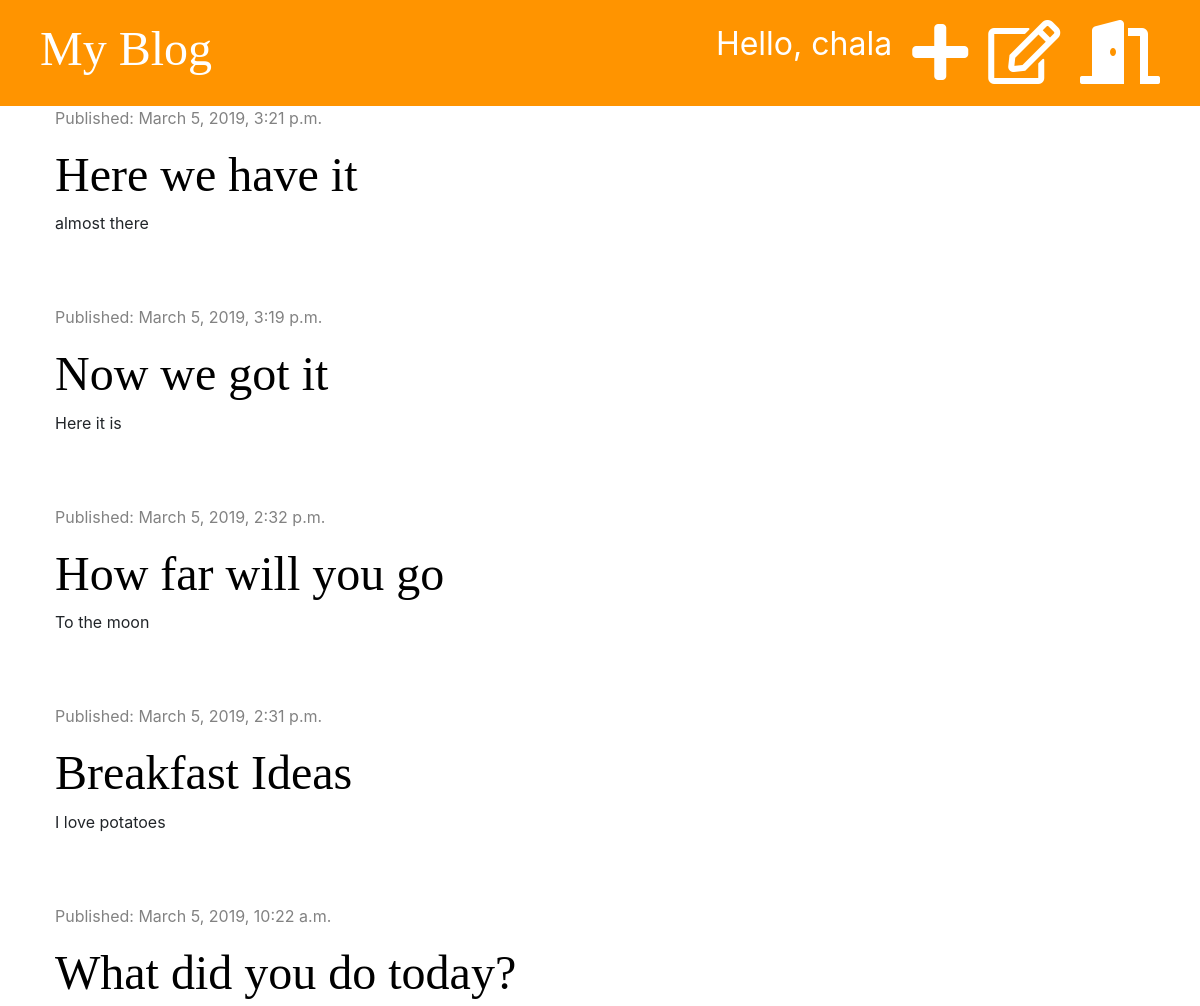
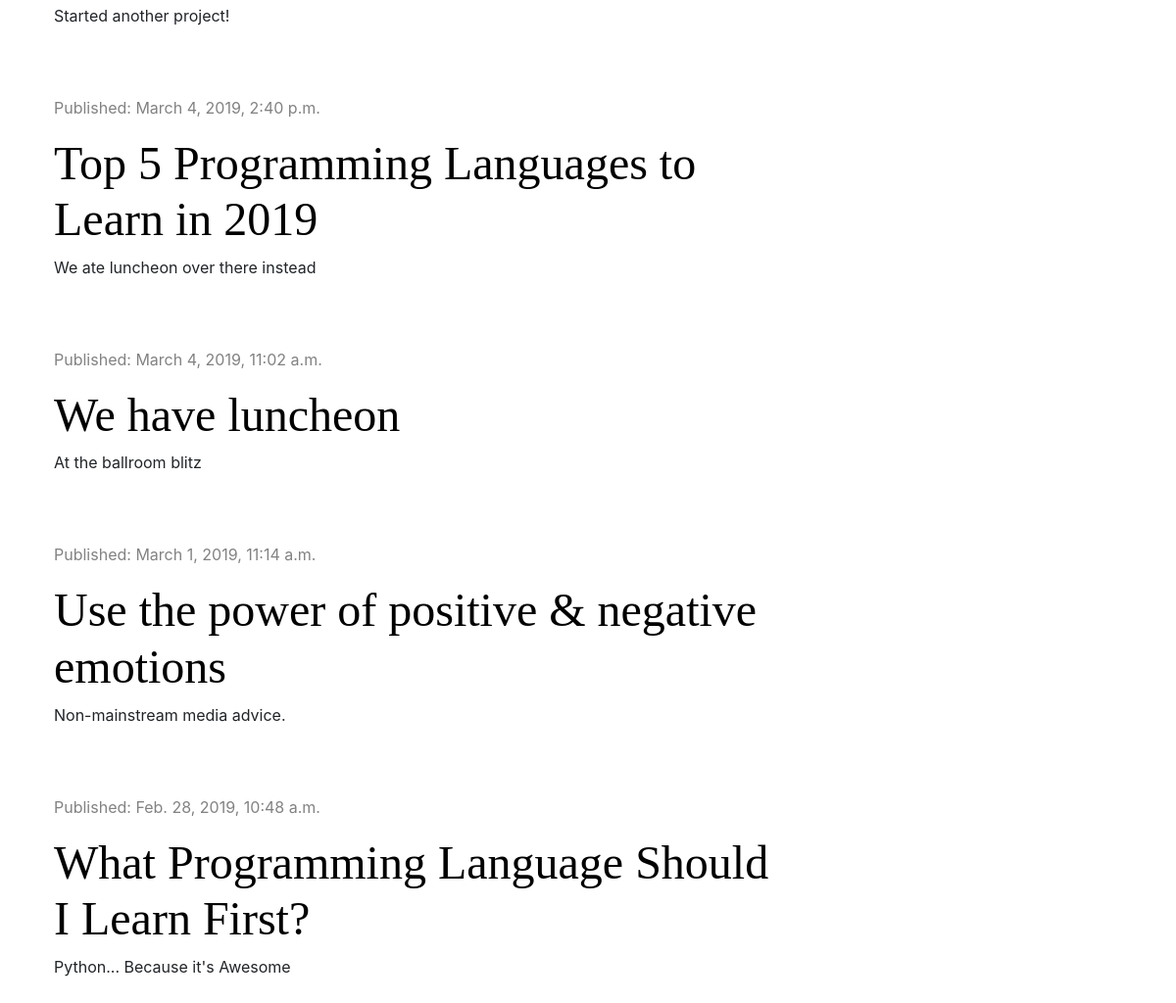
The app's page / (signed in) with its own data (2 pictures, top to bottom).
### blog/models.py (models this page shows, shortened)
class Post(models.Model):
    author = models.ForeignKey('auth.User', on_delete=models.CASCADE)
    title = models.CharField(max_length=200)
    text = models.TextField()
    created_date = models.DateTimeField(default=timezone.now)
    published_date = models.DateTimeField(blank=True, null=True)

### blog/views.py (the view)
# urls.py: path('', views.post_list, name='post_list'),
def post_list(request):
    posts = Post.objects.filter(published_date__lte=timezone.now()).order_by('-published_date')
    stuff_for_frontend = {'posts': posts}
    return render(request, 'blog/post_list.html', stuff_for_frontend)

### blog/templates/blog/post_list.html (shortened to what this page needs)
{% extends 'blog/base.html' %}
{% block content %}
    {% for post in posts %}
        <div class="post">
            <div class="date">
                <p>Published: {{ post.published_date }}</p>
            </div>
            <h1><a href="{% url 'post_detail' pk=post.pk %}">{{ post.title }}</a></h1>
            <p>{{ post.text|truncatechars:50|linebreaksbr }}</p>
        </div>
    {% endfor %}
{% endblock %}

### blog/templates/blog/base.html (shortened to what this page needs)
{% load staticfiles %}
<!DOCTYPE html>
<html lang="en">
<head>
    <link rel="stylesheet" href="https://stackpath.bootstrapcdn.com/bootstrap/4.3.1/css/bootstrap.min.css">
    <link rel="stylesheet" href="{% static 'css/blog.css' %}">
    <link rel="stylesheet" href="https://use.fontawesome.com/releases/v5.7.2/css/all.css">
</head>
<body>
<div class="page-header">
    {% if user.is_authenticated %}
        <a href="{% url 'logout' %}" class="top-menu"><i class="fas fa-door-open fa-2x"></i></a>
        <a href="{% url 'post_draft_list' %}" class="top-menu"><i class="far fa-edit fa-2x"></i></a>
        <a href="{% url 'post_new' %}" class="top-menu"><i class="fas fa-plus fa-2x"></i></a>
        <p class="top-menu">Hello, {{ user.username }}</p>
    {% else %}
        <a href="{% url 'login' %}" class="top-menu"><i class="fas fa-sign-in-alt fa-2x"></i></a>
    {% endif %}
    <h1><a href="{% url 'post_list' %}">My Blog</a></h1>
</div>
<div class="content container">
    <div class="row">
        <div class="col-md-8">
            {% block content %}
            {% endblock %}
        </div>
    </div>
</div>
</body>
</html>

### blog/static/css/blog.css (style rules this page uses)
.page-header { background-color: #ff9400; margin-top: 0; padding: 20px 20px 20px 40px; }
.page-header h1, .page-header h1 a { color: #ffffff; font-size: 36pt; text-decoration: none; }
.content { margin-left: 40px; }
h1, h2, h3, h4 { font-family: 'Tangerine', 'Inconsolata', 'Droid Sans', serif; font-size: 48px; }
.date { color: #828282; }
.post { margin-bottom: 70px; }
.post h1 a { color: #000000; }
.top-menu, .top-menu:hover { color: #ffffff; float: right; font-size: 24pt; margin-right: 20px; }

### records on screen
Post: published_date "March 5, 2019, 3:21 p.m.", title "Here we have it", text "almost there"
Post: published_date "March 5, 2019, 3:19 p.m.", title "Now we got it", text "Here it is"
Post: published_date "March 5, 2019, 2:32 p.m.", title "How far will you go", text "To the moon"
Post: published_date "March 5, 2019, 2:31 p.m.", title "Breakfast Ideas", text "I love potatoes"
Post: published_date "March 5, 2019, 10:22 a.m.", title "What did you do today?", text "Started another project!"
Post: published_date "March 4, 2019, 2:40 p.m.", title "Top 5 Programming Languages to Learn in 2019", text "We ate luncheon over there instead"
Post: published_date "March 4, 2019, 11:02 a.m.", title "We have luncheon", text "At the ballroom blitz"
Post: published_date "March 1, 2019, 11:14 a.m.", title "Use the power of positive & negative emotions", text "Non-mainstream media advice."
Post: published_date "Feb. 28, 2019, 10:48 a.m.", title "What Programming Language Should I Learn First?", text "Python... Because it's Awesome"

### other values on screen
{{ user.username }} "chala"
